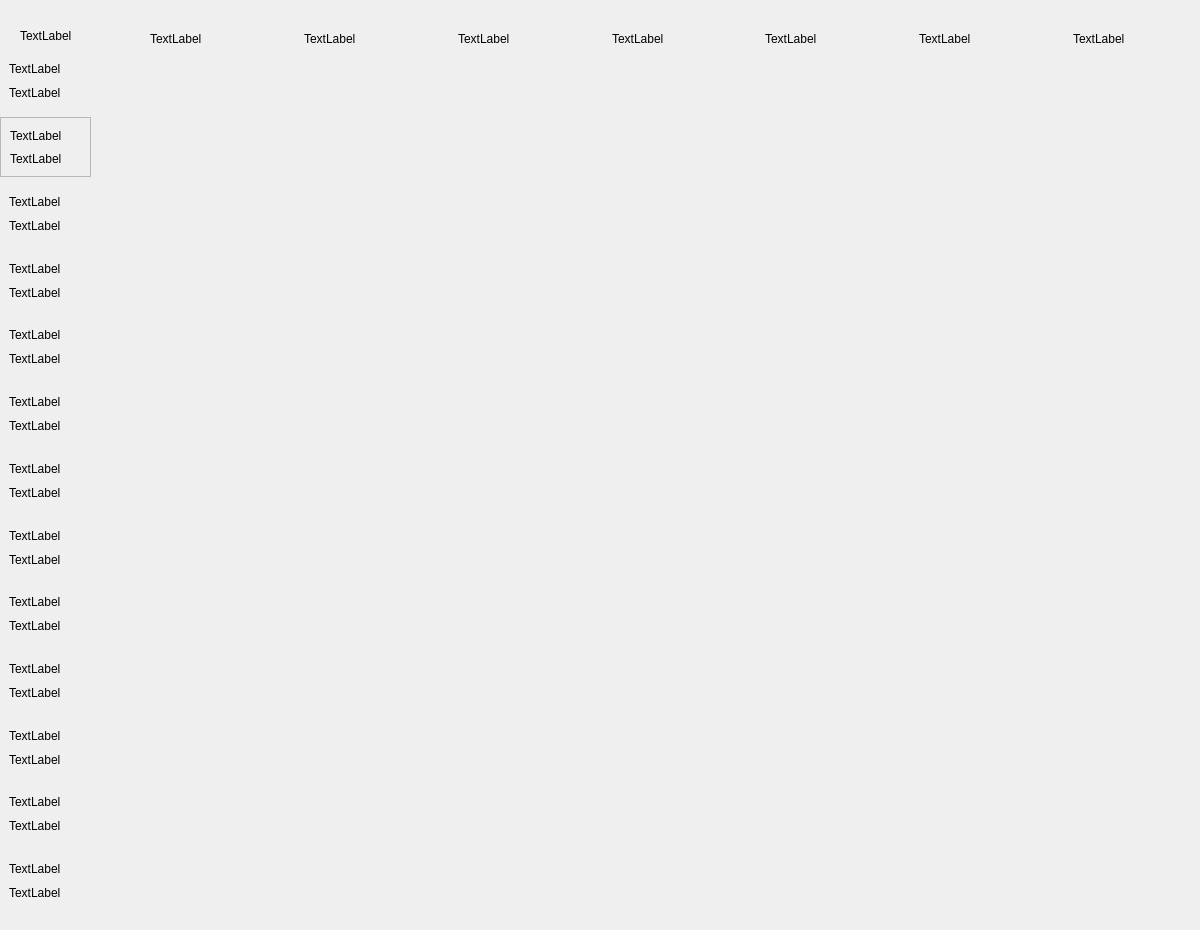
   <widget class="QWidget" name="page9">
    <widget class="QWidget" name="widget_129" native="true">
     <property name="geometry">
      <rect>
       <x>0</x>
       <y>10</y>
       <width>1191</width>
       <height>911</height>
      </rect>
     </property>
     <widget class="QLabel" name="firstweek_9">
      <property name="geometry">
       <rect>
        <x>20</x>
        <y>10</y>
        <width>71</width>
        <height>31</height>
       </rect>
      </property>
      <property name="text">
       <string>TextLabel</string>
      </property>
     </widget>
     <widget class="QWidget" name="widget_130" native="true">
      <property name="geometry">
       <rect>
        <x>0</x>
        <y>40</y>
        <width>91</width>
        <height>861</height>
       </rect>
      </property>
      <layout class="QVBoxLayout" name="verticalLayout_113">
       <item>
        <widget class="QWidget" name="widget_131" native="true">
         <layout class="QVBoxLayout" name="verticalLayout_114">
          <item>
           <widget class="QLabel" name="num1_9">
            <property name="text">
             <string>TextLabel</string>
            </property>
           </widget>
          </item>
          <item>
           <widget class="QLabel" name="first_9">
            <property name="text">
             <string>TextLabel</string>
            </property>
            <property name="scaledContents">
             <bool>false</bool>
            </property>
           </widget>
          </item>
         </layout>
        </widget>
       </item>
       <item>
        <widget class="QFrame" name="frame_9">
         <property name="frameShape">
          <enum>QFrame::StyledPanel</enum>
         </property>
         <property name="frameShadow">
          <enum>QFrame::Raised</enum>
         </property>
         <layout class="QVBoxLayout" name="verticalLayout_115">
          <item>
           <widget class="QLabel" name="num2_9">
            <property name="text">
             <string>TextLabel</string>
            </property>
           </widget>
          </item>
          <item>
           <widget class="QLabel" name="second_9">
            <property name="text">
             <string>TextLabel</string>
            </property>
           </widget>
          </item>
         </layout>
        </widget>
       </item>
       <item>
        <widget class="QWidget" name="widget_132" native="true">
         <layout class="QVBoxLayout" name="verticalLayout_116">
          <item>
           <widget class="QLabel" name="num3_9">
            <property name="text">
             <string>TextLabel</string>
            </property>
           </widget>
          </item>
          <item>
           <widget class="QLabel" name="third_9">
            <property name="text">
             <string>TextLabel</string>
            </property>
           </widget>
          </item>
         </layout>
        </widget>
       </item>
       <item>
        <widget class="QWidget" name="widget_133" native="true">
         <layout class="QVBoxLayout" name="verticalLayout_117">
          <item>
           <widget class="QLabel" name="num4_9">
            <property name="text">
             <string>TextLabel</string>
            </property>
           </widget>
          </item>
          <item>
           <widget class="QLabel" name="forth_9">
            <property name="text">
             <string>TextLabel</string>
            </property>
           </widget>
          </item>
         </layout>
        </widget>
       </item>
       <item>
        <widget class="QWidget" name="widget_134" native="true">
         <layout class="QVBoxLayout" name="verticalLayout_118">
          <item>
           <widget class="QLabel" name="num5_9">
            <property name="text">
             <string>TextLabel</string>
            </property>
           </widget>
          </item>
          <item>
           <widget class="QLabel" name="fifth_9">
            <property name="text">
             <string>TextLabel</string>
            </property>
           </widget>
          </item>
         </layout>
        </widget>
       </item>
       <item>
        <widget class="QWidget" name="widget_135" native="true">
         <layout class="QVBoxLayout" name="verticalLayout_119">
          <item>
           <widget class="QLabel" name="num6_9">
            <property name="text">
             <string>TextLabel</string>
            </property>
           </widget>
          </item>
          <item>
           <widget class="QLabel" name="sixth_9">
            <property name="text">
             <string>TextLabel</string>
            </property>
           </widget>
          </item>
         </layout>
        </widget>
       </item>
       <item>
        <widget class="QWidget" name="widget_136" native="true">
         <layout class="QVBoxLayout" name="verticalLayout_120">
          <item>
           <widget class="QLabel" name="num7_9">
            <property name="text">
             <string>TextLabel</string>
            </property>
           </widget>
          </item>
          <item>
           <widget class="QLabel" name="seventh_9">
            <property name="text">
             <string>TextLabel</string>
            </property>
           </widget>
          </item>
         </layout>
        </widget>
       </item>
       <item>
        <widget class="QWidget" name="widget_137" native="true">
         <layout class="QVBoxLayout" name="verticalLayout_121">
          <item>
           <widget class="QLabel" name="num8_9">
            <property name="text">
             <string>TextLabel</string>
            </property>
           </widget>
          </item>
          <item>
           <widget class="QLabel" name="eighth_9">
            <property name="text">
             <string>TextLabel</string>
            </property>
           </widget>
          </item>
         </layout>
        </widget>
       </item>
       <item>
        <widget class="QWidget" name="widget_138" native="true">
         <layout class="QVBoxLayout" name="verticalLayout_122">
          <item>
           <widget class="QLabel" name="num9_9">
            <property name="text">
             <string>TextLabel</string>
            </property>
           </widget>
          </item>
          <item>
           <widget class="QLabel" name="ninth_9">
            <property name="text">
             <string>TextLabel</string>
            </property>
           </widget>
          </item>
         </layout>
        </widget>
       </item>
       <item>
        <widget class="QWidget" name="widget_139" native="true">
         <layout class="QVBoxLayout" name="verticalLayout_123">
          <item>
           <widget class="QLabel" name="num10_9">
            <property name="text">
             <string>TextLabel</string>
            </property>
           </widget>
          </item>
          <item>
           <widget class="QLabel" name="tenth_9">
            <property name="text">
             <string>TextLabel</string>
            </property>
           </widget>
          </item>
         </layout>
        </widget>
       </item>
       <item>
        <widget class="QWidget" name="widget_140" native="true">
         <layout class="QVBoxLayout" name="verticalLayout_124">
          <item>
           <widget class="QLabel" name="num11_9">
            <property name="text">
             <string>TextLabel</string>
            </property>
           </widget>
          </item>
          <item>
           <widget class="QLabel" name="eleventh_9">
            <property name="text">
             <string>TextLabel</string>
            </property>
           </widget>
          </item>
         </layout>
        </widget>
       </item>
       <item>
        <widget class="QWidget" name="widget_141" native="true">
         <layout class="QVBoxLayout" name="verticalLayout_125">
          <item>
           <widget class="QLabel" name="num12_9">
            <property name="text">
             <string>TextLabel</string>
            </property>
           </widget>
          </item>
          <item>
           <widget class="QLabel" name="twelfth_9">
            <property name="text">
             <string>TextLabel</string>
            </property>
           </widget>
          </item>
         </layout>
        </widget>
       </item>
       <item>
        <widget class="QWidget" name="widget_142" native="true">
         <layout class="QVBoxLayout" name="verticalLayout_126">
          <item>
           <widget class="QLabel" name="num13_9">
            <property name="text">
             <string>TextLabel</string>
            </property>
           </widget>
          </item>
          <item>
           <widget class="QLabel" name="thirteenth_9">
            <property name="text">
             <string>TextLabel</string>
            </property>
           </widget>
          </item>
         </layout>
        </widget>
       </item>
      </layout>
     </widget>
     <widget class="QWidget" name="widget_143" native="true">
      <property name="geometry">
       <rect>
        <x>150</x>
        <y>10</y>
        <width>1071</width>
        <height>37</height>
       </rect>
      </property>
      <layout class="QHBoxLayout" name="horizontalLayout_9">
       <item>
        <widget class="QLabel" name="mon_9">
         <property name="text">
          <string>TextLabel</string>
         </property>
        </widget>
       </item>
       <item>
        <widget class="QLabel" name="tue_9">
         <property name="text">
          <string>TextLabel</string>
         </property>
        </widget>
       </item>
       <item>
        <widget class="QLabel" name="wed_9">
         <property name="text">
          <string>TextLabel</string>
         </property>
        </widget>
       </item>
       <item>
        <widget class="QLabel" name="thu_9">
         <property name="text">
          <string>TextLabel</string>
         </property>
        </widget>
       </item>
       <item>
        <widget class="QLabel" name="fri_9">
         <property name="text">
          <string>TextLabel</string>
         </property>
        </widget>
       </item>
       <item>
        <widget class="QLabel" name="sat_9">
         <property name="text">
          <string>TextLabel</string>
         </property>
        </widget>
       </item>
       <item>
        <widget class="QLabel" name="sun_9">
         <property name="text">
          <string>TextLabel</string>
         </property>
        </widget>
       </item>
      </layout>
     </widget>
     <widget class="QWidget" name="widget_144" native="true">
      <property name="geometry">
       <rect>
        <x>100</x>
        <y>50</y>
        <width>1061</width>
        <height>851</height>
       </rect>
      </property>
     </widget>
    </widget>
   </widget>
